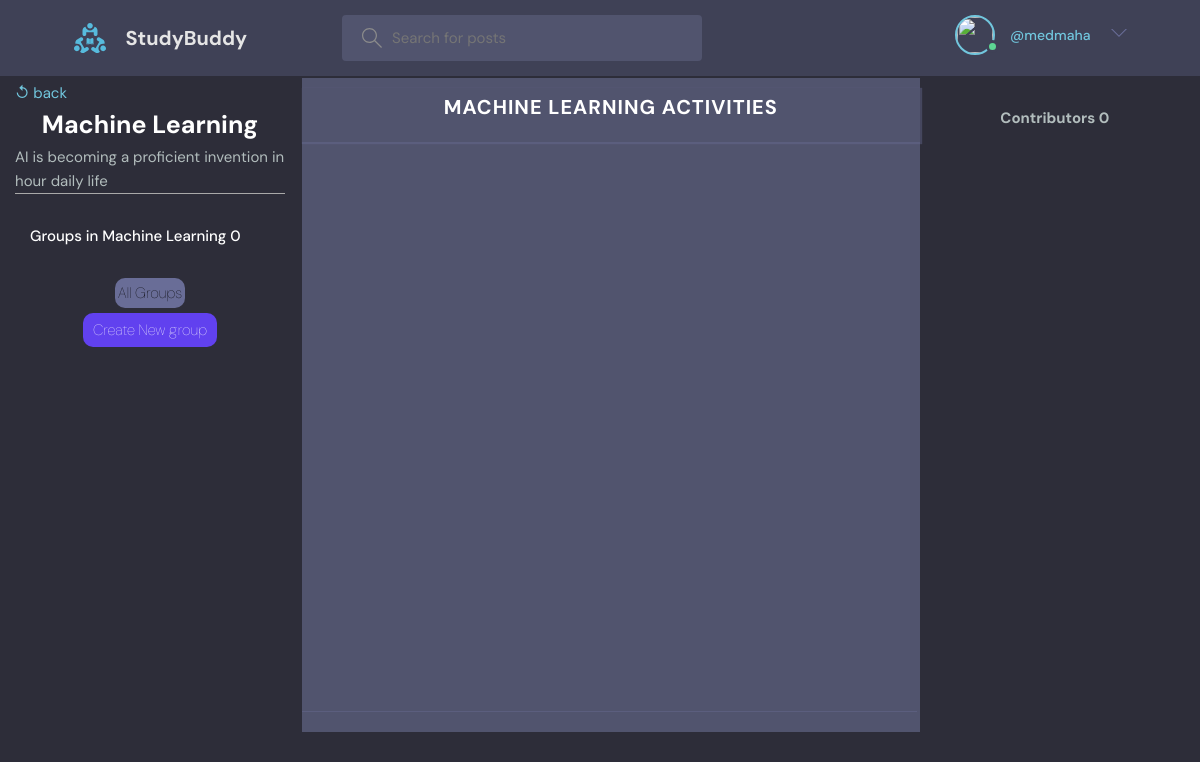
The app's page /room/2/ (signed in) with its own data.
### base/models.py (models this page shows)
class Room(models.Model):
    host = models.ForeignKey(User, on_delete=models.SET_NULL, null=True)
    topic = models.ForeignKey(Topic, on_delete=models.SET_NULL, null=True)
    name = models.CharField(max_length=200)
    description = models.TextField(null=True, blank=True)
    contributors = models.ManyToManyField(User, blank=True, related_name='contributors')
    updated = models.DateTimeField(auto_now=True)
    created = models.DateTimeField(auto_now_add=True)
    class Meta:
        ordering = ['-updated', '-created']
    def __str__(self):
        return self.name

### base/views.py (the view)
# urls.py: path('room/<str:pk>/', views.room, name="room"),
def room(request, pk):
    room = Room.objects.get(pk=pk)
    groups = Groups.objects.filter(room=room)[:5]
    room_activity = RoomActivity.objects.filter(room=room).order_by('-date_issued')
    contributors = room.contributors.all()
    context = {
        'contributors': contributors,
        'groups': groups,
        'room': room,
        'room_activity': room_activity,
    }
    return render(request, 'base/room/room_view.html', context)

### base/templates/base/room/room_view.html (shortened to what this page needs)
 {% extends 'main.html' %}
 {% block content %}
     <div class="room_container">
         <div>
             <div class="container">
                 <a href="{{request.META.HTTP_REFERER}}">
                        <p class="back-btn mt"> ↺ back</p>
                 </a>
                 <h3 class="room-header text-center active">
                     {{room}}
                 </h3>
                 <div class="border-bottom">
                     <p>{{room.description}}</p>
                 </div>
             </div>
             <div class="room_group_list">
                 <div class="topics-page layout__body">
                     <ul class="topics__list">
                       <li class="">
                         <a style='color:white;' class="text-center">Groups in {{room}} {{groups.count}}</a>
                       </li>
                     </ul>
                 </div>
                 <div class="topics-page layout__body text-center new_group_link" style='margin:0; padding:0;'>
                     <a href="{% url 'group-create' %}?q={{room.name}}" class="active"><span>All Groups</span></a>
                 </div>
                 <div class="topics-page layout__body text-center new_group_link mt">
                     <a href="{% url 'group-create' %}?q={{room.name}}" class="active" style="background: rgb(97, 65, 239); color:#fff; padding:.5rem 1rem;"><span>Create New group</span></a>
                 </div>
             </div>
         </div>
        <div class="activity__feed" >
            <div class="middle-feed">
                <h2 class="room__activity__header"> {{room}} Activities </h2>
                <div class="trends__wrapper">
                </div>
            </div>
            <div class="">
                <div class="topics-page layout__body">
                    <h1 class="topics-page layout__body text-center">Contributors {{contributors.count}}</h1>
                </div>
            </div>
        </div>
    </div>
 {% endblock content %}

### templates/navbar.html (shortened to what this page needs)
{% load static %}
<header class="header header--loggedIn">
    <div class="container">
        <a href="{% url 'home' %}" class="header__logo">
            <img src="{% static 'images/logo.svg' %}" />
            <h1>StudyBuddy</h1>
        </a>
        <form class="header__search" method="GET" action="{% url 'home' %}">
            <label>
                <input name="q" placeholder="Search for posts" />
            </label>
        </form>
        <nav class="header__menu">
            {% if request.user.is_authenticated %}
            <div class="header__user">
                <a href="{% url 'update-user' %}">
                    <div class="avatar avatar--medium active">
                        <img src="{{request.user.avatar.url}}" />
                    </div>
                    <p><span>@{{request.user.username}}</span></p>
                </a>
                <button class="dropdown-button">
                    <svg version="1.1" xmlns="http://www.w3.org/2000/svg" width="32" height="32" viewBox="0 0 32 32">
                        <title>chevron-down</title>
                        <path d="M16 21l-13-13h-3l16 16 16-16h-3l-13 13z"></path>
                    </svg>
                </button>
            </div>
            {% else %}
            <a href="{% url 'login' %}">
                <img src="{% static 'images/avatar.svg' %}" />
                <p>Login</p>
            </a>
            {% endif %}
        </nav>
    </div>
</header>

### static/css/style.css (style rules this page uses)
:root { --color-main: #71c6dd; --color-main-light: #e1f6fb; --color-dark: #3f4156; --color-dark-medium: #51546e; --color-dark-light: #696d97; --color-light: #e5e5e5; --color-gray: #8b8b8b; --color-light-gray: #b2bdbd; --color-bg: #2d2d39; --color-success: #5dd693; --color-error: #fc4b0b; }
* { font-family: "DM Sans", -apple-system, BlinkMacSystemFont, "Segoe UI", Roboto, Oxygen, Ubuntu, Cantarell, "Open Sans", "Helvetica Neue", sans-serif; margin: 0; padding: 0; box-sizing: border-box; text-rendering: optimizeLegibility; font-size: inherit; }
html { font-size: 56.25%; }
@media only screen and (min-width: 1200px) { html { font-size: 62.5%; } }
body { line-height: 1.6; font-weight: 400; font-size: 1.5rem; color: var(--color-light-gray); background-color: var(--color-bg); min-height: 100vh; }
img { width: 100%; }
a { display: inline-block; color: var(--color-main); text-decoration: none; }
.container { max-width: 120rem; width: 90%; margin: auto; }
.avatar { position: relative; display: inline-block; border-radius: 50%; border: 2px solid var(--color-main); }
.avatar img { display: block; border-radius: 50%; object-fit: cover; object-position: center; }
.avatar::after { content: ""; display: block; position: absolute; background-color: var(--color-gray); z-index: 111; border-radius: 50%; border: 0.3rem solid var(--color-dark); }
.avatar.active::after { background-color: var(--color-success); }
.avatar.avatar--medium img { width: 3.6rem; height: 3.6rem; border-radius: 50%; }
.avatar.avatar--medium:after { width: 0.7rem; height: 0.7rem; bottom: 0px; right: -6px; }
.header { padding: 1.5rem; background-color: var(--color-dark); }
.header > .container { display: flex; gap: 9.5rem; }
.header__logo, .header__user { display: flex; gap: 2rem; align-items: center; }
.header__logo > img { height: 3.2rem; width: 3.2rem; }
.header__logo > h1 { font-weight: 700; font-size: 2rem; color: var(--color-light); }
.header__search > label { background-color: var(--color-dark-medium); padding: 1.3rem 1rem; display: flex; align-items: center; gap: 1rem; border-radius: 4px; }
.header__search svg { fill: var(--color-gray); width: 2rem; height: 2rem; margin-left: 1rem; }
.header__search input { width: 30rem; background: transparent; border: none; outline: none; color: var(--color-light); }
.header__menu { margin-left: auto; position: relative; }
.header__menu a { display: flex; gap: 1.5rem; align-items: center; font-weight: 500; text-decoration: none; color: var(--color-gray); }
.header__menu img { height: 3.6rem; }
.header__menu p { line-height: 1.2; }
.header__menu span { color: var(--color-main); font-weight: 500; font-size: 1.4rem; display: block; }
.header__menu svg { width: 1.6rem; height: 1.6rem; fill: var(--color-dark-light); }
.dropdown-button { background: transparent; border: 0; outline: 0; cursor: pointer; }
.layout__body { margin: 3rem; }
.topics__list { list-style: none; }
.topics__list li a { display: flex; justify-content: space-between; margin-bottom: 3rem; font-weight: 500; color: var(--color-light-gray); transition: all 0.3s ease-in-out; }
.mt { margin-top: 5px; }
.room_container { display: grid; grid-template-columns: 25vw 74vw; }
.activity__feed { display: grid; grid-template-columns: 70% 30% ; height: 80vh; }
.middle-feed { border: 2px solid var(--color-bg); background-color: var(--color-dark-medium); }
.text-center { text-align: center; }
.new_group_link { text-decoration: underline; }
.new_group_link a { color: black; width: fit-content; height: fit-content; background-color: var(--color-dark-light); padding: 3px; font-family:sans-serif; font-weight:lighter; border-radius: 10px; }
.room_group_list { position: relative; }
.room-header { color: white; font-size: 25px; }
.border-bottom { border-bottom: 1px solid darkgray; }
.room__activity__header { display: flex; align-items: center; font-size: 2rem; color: #fff; justify-content: center; align-items: center; padding: .3rem 0 1.9rem 0; margin: 1rem 0; box-shadow: 1px 1px 1px 1px rgb(105, 109, 151, .4); z-index: 100; letter-spacing: 1px; text-transform: uppercase; }
.trends__wrapper { width: 99.5%; height: 70vh; margin-bottom: 2rem; overflow: hidden; overflow-y: auto; display: flex; flex-flow: column; position: relative; border-bottom: 1px solid rgb(105, 109, 151, .4); padding-left: 17%; padding-bottom: .5rem; gap: 2.5rem; }
.trends__wrapper::after { content: ''; border: translate(0% -25%); }

### records on screen
Room: name "Machine Learning", description "AI is becoming a proficient invention in hour daily life", name "MACHINE LEARNING"

### other values on screen
{{ request.user.username }} "medmaha"
{{ groups.count }} "0"
{{ contributors.count }} "0"
